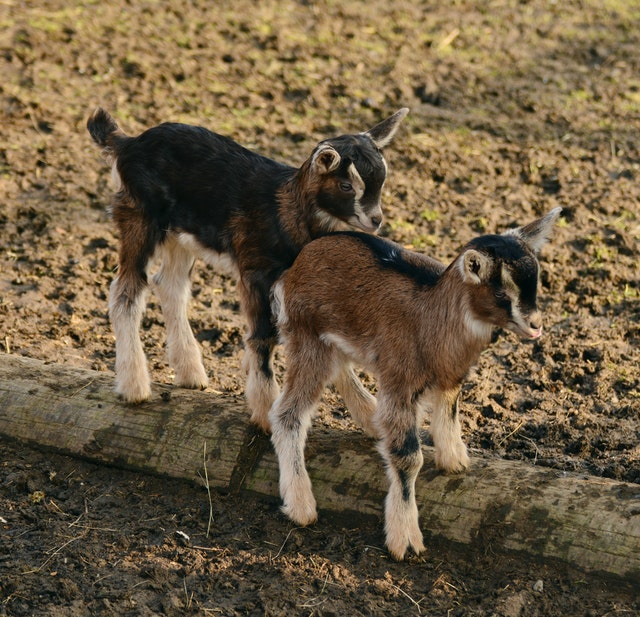
#> input picture baby-goat.jpg, 640 x 617 px, given in place of the camera
$ python color_spaced_v2.py
#> lines starting #> are read from the running program, lines starting #| are printed output that depends on the picture; after the words box and inside, x2 and y2 are one past the last pixel; in counts of white or black regions, pixels touching at a corner belong together
# -*- coding: utf-8 -*-
"""
Created on Mon Jul 18 10:41:17 2022

@author: enyasdiman
"""

import cv2
import numpy as np

def nothing(x):
    pass

cap = cv2.VideoCapture(0)
cv2.namedWindow("Trackbars")

cv2.createTrackbar("L - H", "Trackbars", 0, 179, nothing)
#> slider 'L - H' is set to 35
cv2.createTrackbar("L - S", "Trackbars", 0, 255, nothing)
#> slider 'L - S' is set to 51
cv2.createTrackbar("L - V", "Trackbars", 0, 255, nothing)
#> slider 'L - V' is set to 51
cv2.createTrackbar("U - H", "Trackbars", 0, 179, nothing)
#> slider 'U - H' is set to 179
cv2.createTrackbar("U - S", "Trackbars", 0, 255, nothing)
#> slider 'U - S' is set to 255
cv2.createTrackbar("U - V", "Trackbars", 0, 255, nothing)
#> slider 'U - V' is set to 255

while True:
    _, frame = cap.read()
#> frame is the input picture: shape (617, 640, 3); mean B, G, R 67.3, 93.6, 110.4
    hsv = cv2.cvtColor(frame, cv2.COLOR_BGR2HSV)
#> hsv: shape (617, 640, 3); mean H, S, V 22.5, 100.7, 110.8
    #min = [0,0,0]
    #max =[180,255,255]

    l_h = cv2.getTrackbarPos("L - H", "Trackbars")
    l_s = cv2.getTrackbarPos("L - S", "Trackbars")
    l_v = cv2.getTrackbarPos("L - V", "Trackbars")
    u_h = cv2.getTrackbarPos("U - H", "Trackbars")
    u_s = cv2.getTrackbarPos("U - S", "Trackbars")
    u_v = cv2.getTrackbarPos("U - V", "Trackbars")


    lower_blue = np.array([l_h,l_s,l_v])
    upper_blue = np.array([u_h,u_s,u_v])
    mask = cv2.inRange(hsv, lower_blue, upper_blue)
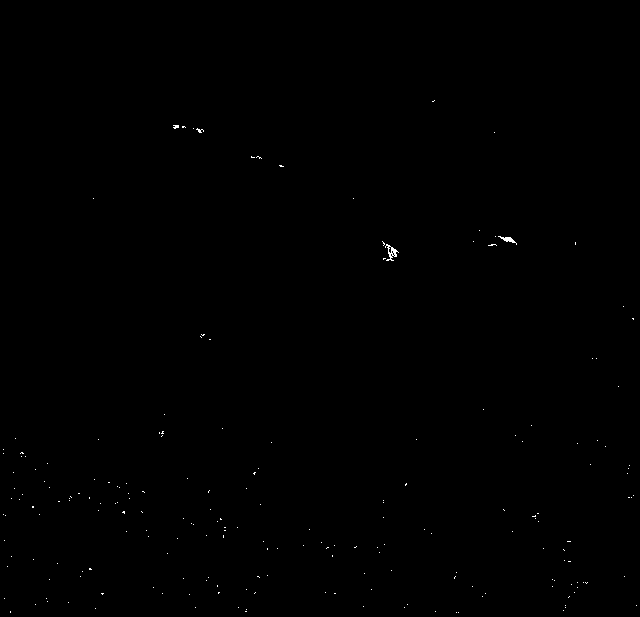
#> mask: shape (617, 640); 0.13% white in thin lines or dots, all inside (x1, y1, x2, y2) = (3, 100, 637, 613)

    kernel = np.ones((5,5), np.uint8)
    erosion = cv2.erode(mask, kernel)
#> erosion: shape (617, 640); every value is 0
    dilation = cv2.dilate(mask, kernel)
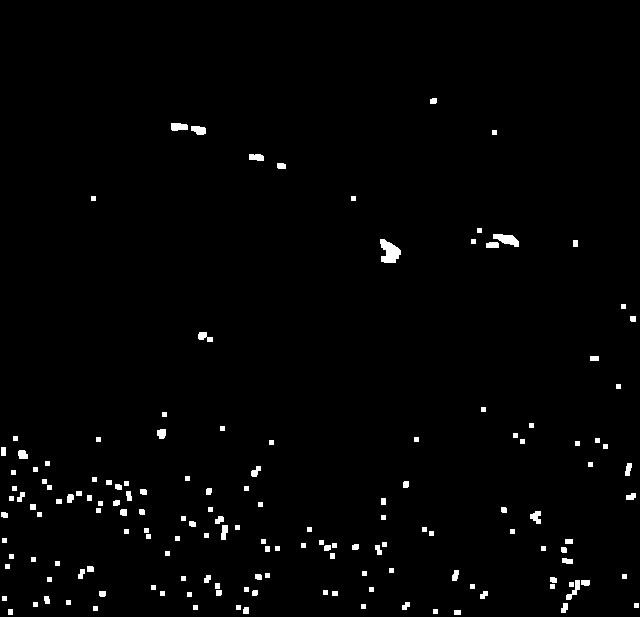
#> dilation: shape (617, 640); 1.5% white; 154 white regions, largest, box (x1, y1, x2, y2) and area: (380, 239, 401, 263) 330, (493, 234, 519, 247) 203, (171, 123, 188, 131) 117

    opening = cv2.morphologyEx(mask, cv2.MORPH_OPEN, kernel, iterations=2)
    closing = cv2.morphologyEx(mask, cv2.MORPH_CLOSE, kernel)
#> closing: shape (617, 640); 0.16% white; 181 white regions (177 under 20 px), largest, box (x1, y1, x2, y2) and area: (382, 241, 399, 261) 146, (495, 236, 517, 245) 63, (173, 125, 186, 129) 33, (193, 128, 204, 133) 27

    result = cv2.bitwise_and(frame, frame, mask=mask)

    cv2.imshow("frame", frame)
    cv2.imshow("mask", mask)
    cv2.imshow("erosion", erosion)
    cv2.imshow("dilation", dilation)
    cv2.imshow("opening", opening)
    cv2.imshow("closing", closing)

    key = cv2.waitKey(1)
#> (key Esc is pressed here)
    if key == 27:
        break

cap.release()
cv2.destroyAllWindows()
